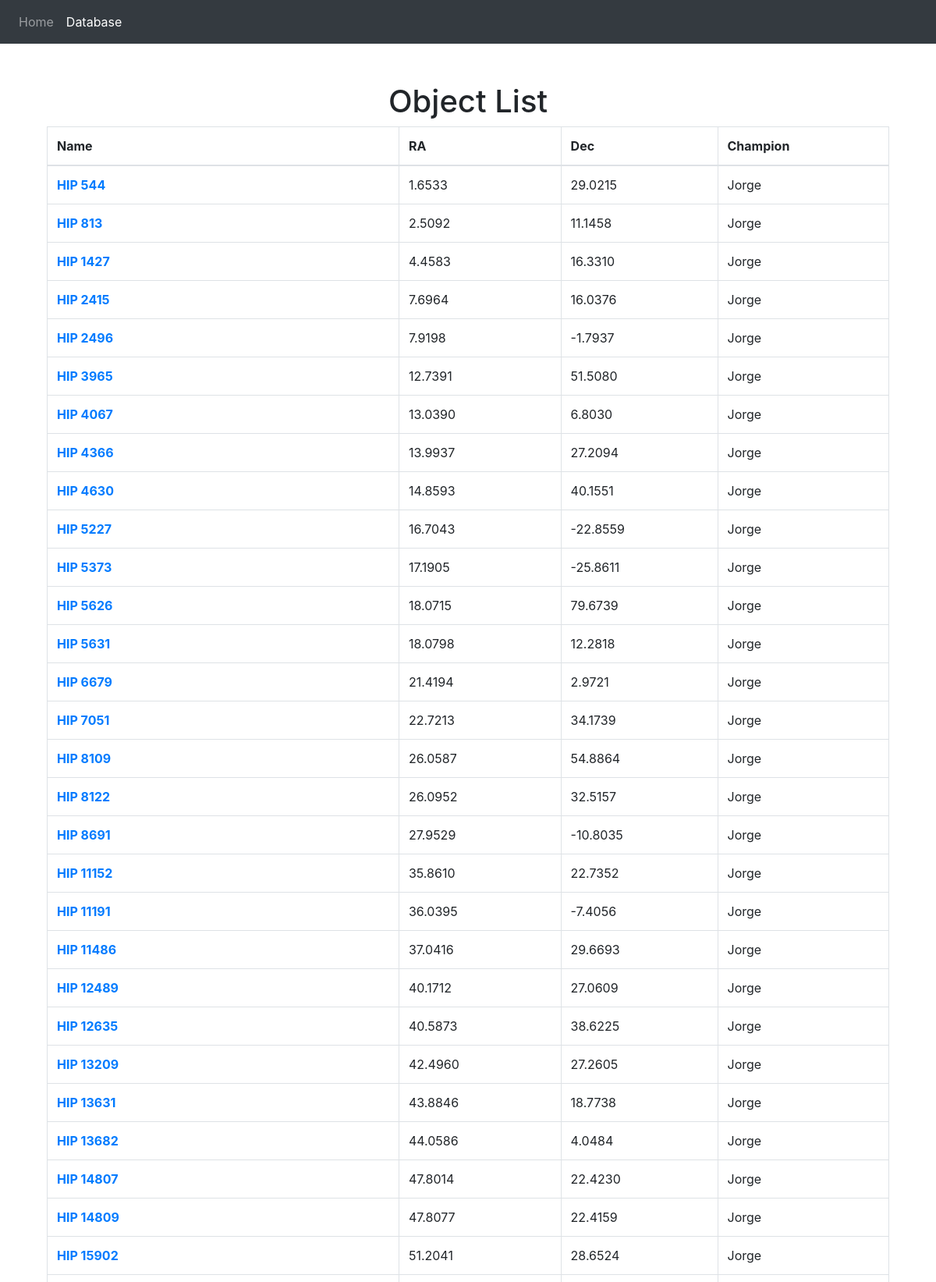
The page /keckdatabase/objects/ (upper part) on the database its author committed.
### keckdatabase/models.py (models this page shows, shortened)
class Object(models.Model):
    obj_id = models.IntegerField(primary_key=True, blank=True)
    name = models.TextField(blank=True, null=True)
    ra = models.DecimalField(blank=True, null=True, max_digits=10, decimal_places=4)  # This field type is a guess.
    dec = models.DecimalField(blank=True, null=True, max_digits=10, decimal_places=4)  # This field type is a guess.
    champion = models.TextField(blank=True, null=True)
    def get_absolute_url(self):
        return reverse('object-detail', args=[str(self.obj_id)])
    class Meta:
        managed = False
        db_table = 'Object'

### keckdatabase/views.py (the view)
# urls.py: path('objects/', views.ObjectListView.as_view(), name="objects"),
class ObjectListView(generic.ListView):
    model = Object
    def get_context_data(self, **kwargs):
        context = super(ObjectListView, self).get_context_data(**kwargs)
        context['measurement'] = Measurements.objects.all()
        context['observation'] = Observations.objects.all()
        context["list_page"] = "active"
        return context

### keckdatabase/templates/keckdatabase/object_list.html (shortened to what this page needs)
{% extends "base_generic.html" %}
{% block content %}
  <h1 align="center">Object List</h1>
  {% if object_list %}
  <table class="table table-bordered table-hover">
      <thead>
        <tr>
          <th scope="col">Name</th>
          <th scope="col">RA</th>
          <th scope="col">Dec</th>
          <th scope="col">Champion</th>
        </tr>
      </thead>
      <tbody>
        {% for object in object_list %}
          <tr>
            <th scope="row"><a href="{{ object.get_absolute_url }}">{{ object.name }}</a></th>
            <td>{{ object.ra }}</td>
            <td>{{ object.dec }}</td>
            <td>{{ object.champion }}</td>
          </tr>
        {% endfor %}
      </tbody>
      {% else %}
      <p>There are no objects in the database.</p>
    {% endif %}
  {% endblock %}

### rows shown on the page
Object: name "HIP 544", ra "1.6533", dec "29.0215", champion "Jorge"
Object: name "HIP 813", ra "2.5092", dec "11.1458", champion "Jorge"
Object: name "HIP 1427", ra "4.4583", dec "16.3310", champion "Jorge"
Object: name "HIP 2415", ra "7.6964", dec "16.0376", champion "Jorge"
Object: name "HIP 2496", ra "7.9198", dec "-1.7937", champion "Jorge"
Object: name "HIP 3965", ra "12.7391", dec "51.5080", champion "Jorge"
Object: name "HIP 4067", ra "13.0390", dec "6.8030", champion "Jorge"
Object: name "HIP 4366", ra "13.9937", dec "27.2094", champion "Jorge"
Object: name "HIP 4630", ra "14.8593", dec "40.1551", champion "Jorge"
Object: name "HIP 5227", ra "16.7043", dec "-22.8559", champion "Jorge"
Object: name "HIP 5373", ra "17.1905", dec "-25.8611", champion "Jorge"
Object: name "HIP 5626", ra "18.0715", dec "79.6739", champion "Jorge"
Object: name "HIP 5631", ra "18.0798", dec "12.2818", champion "Jorge"
Object: name "HIP 6679", ra "21.4194", dec "2.9721", champion "Jorge"
Object: name "HIP 7051", ra "22.7213", dec "34.1739", champion "Jorge"
Object: name "HIP 8109", ra "26.0587", dec "54.8864", champion "Jorge"
Object: name "HIP 8122", ra "26.0952", dec "32.5157", champion "Jorge"
Object: name "HIP 8691", ra "27.9529", dec "-10.8035", champion "Jorge"
Object: name "HIP 11152", ra "35.8610", dec "22.7352", champion "Jorge"
Object: name "HIP 11191", ra "36.0395", dec "-7.4056", champion "Jorge"
Object: name "HIP 11486", ra "37.0416", dec "29.6693", champion "Jorge"
Object: name "HIP 12489", ra "40.1712", dec "27.0609", champion "Jorge"
Object: name "HIP 12635", ra "40.5873", dec "38.6225", champion "Jorge"
Object: name "HIP 13209", ra "42.4960", dec "27.2605", champion "Jorge"
Object: name "HIP 13631", ra "43.8846", dec "18.7738", champion "Jorge"
Object: name "HIP 13682", ra "44.0586", dec "4.0484", champion "Jorge"
Object: name "HIP 14807", ra "47.8014", dec "22.4230", champion "Jorge"
Object: name "HIP 14809", ra "47.8077", dec "22.4159", champion "Jorge"
Object: name "HIP 15902", ra "51.2041", dec "28.6524", champion "Jorge"
